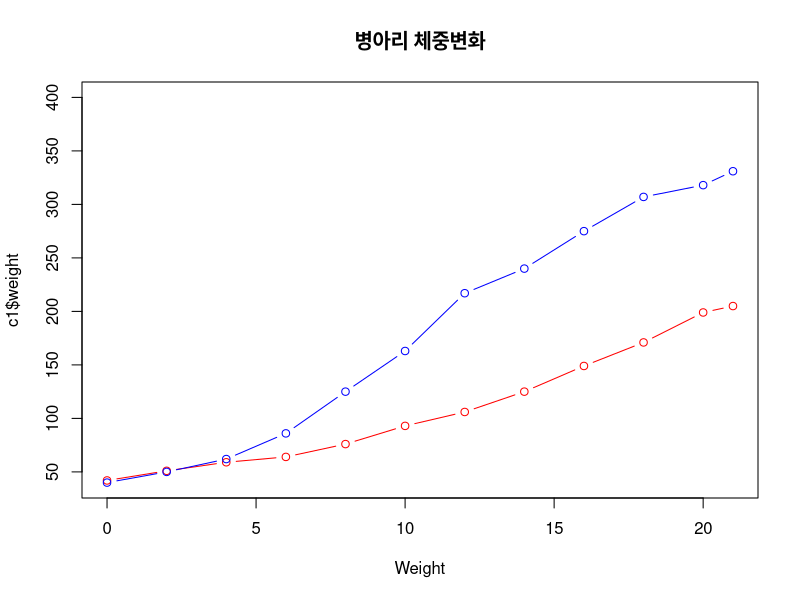

Write R code to recreate this figure.
#p336 확인문제
str(ChickWeight)
c1 <- subset(ChickWeight, Chick == 1)
c21 <- subset(ChickWeight, Chick == 21)

plot(c1$Time,
     c1$weight,
     main = '병아리 체중변화',
     type = 'b',
     lty = 1,
     col = 'red',
     xlab = 'Weight',
     ylim = c(40, 400))

lines(c21$Time,
      c21$weight,
      type = 'b',
      col = 'blue')